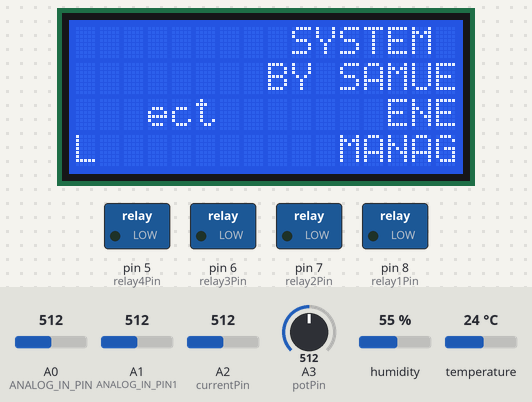
Simulated run of this sketch. Board: Arduino Uno, built with avr-gcc and run on an emulated ATmega328P. On the bench: 16×4 character LCD, switched loads named in the sketch (green lamp = pin HIGH). Inputs (shaded band) come from the test bench; at power-on: A3 (potPin) = 512, A0 (ANALOG_IN_PIN) = 512, A2 (currentPin) = 512, A1 (ANALOG_IN_PIN1) = 512, humidity 55 %, temperature 24 °C. The modem accepts every AT command (registered, SIM ready, sends succeed) and sends nothing else; what the sketch prints to the serial monitor is not drawn.

Above: at 5.0 s.
At 14.3 s:
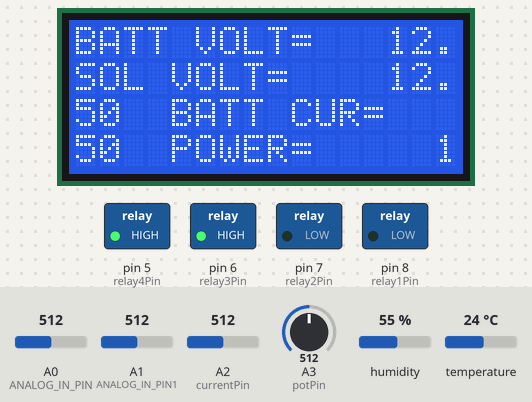
14.4 s: A3 (potPin) set to 491
At 16.1 s:
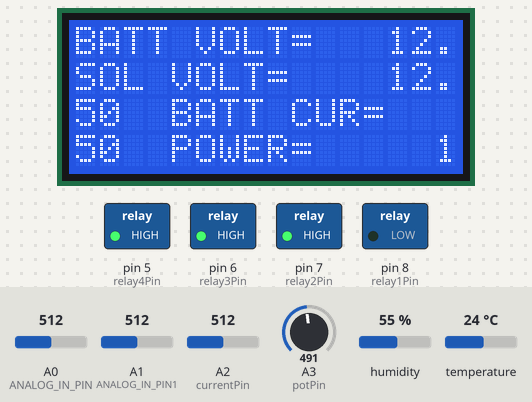
16.8 s: A3 (potPin) set to 414
23.8 s: A3 (potPin) set to 391
At 31.1 s:
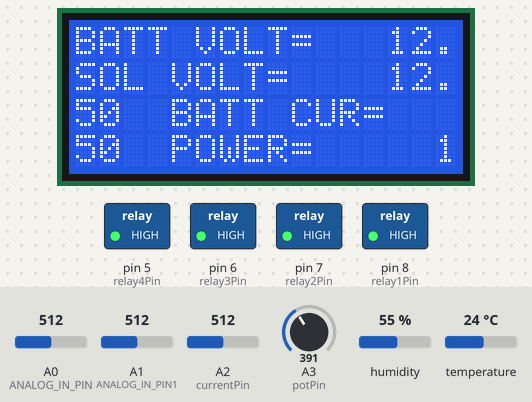
31.4 s: A0 (ANALOG_IN_PIN) set to 490
At 36.6 s:
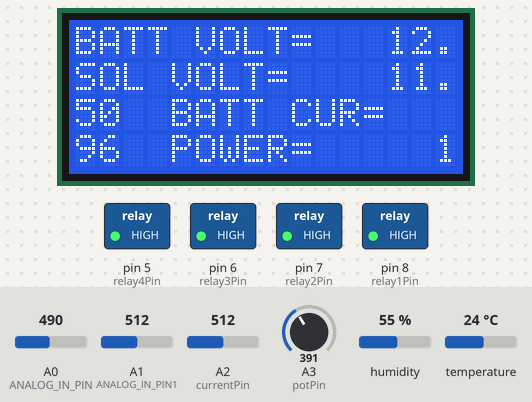
37.1 s: A2 (currentPin) set to 490
44.4 s: A1 (ANALOG_IN_PIN1) set to 710
At 50.5 s:
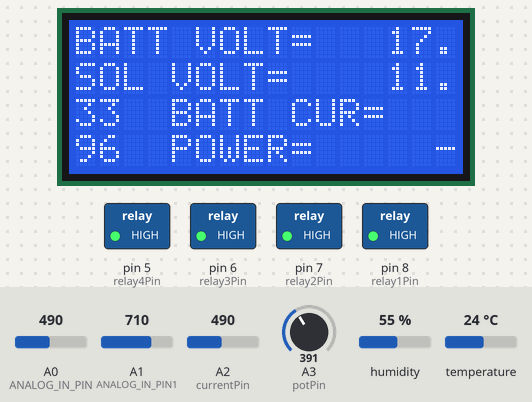
Timing chart, 0 to 52.0 s (numbered marks = the images above; inputs shaded):
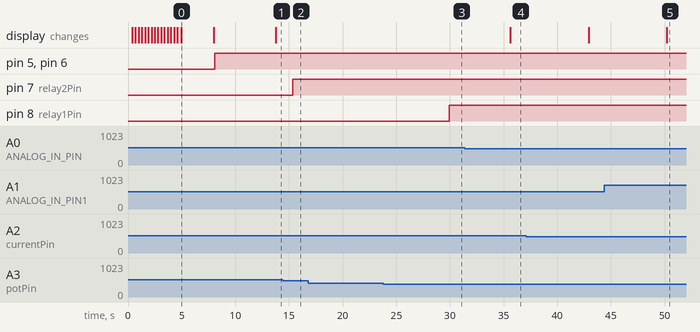

Measured:
- the behaviour switches between 500 and 499 on A3 (potPin) (found by bisection; images 1 and 2)
- the behaviour switches between 400 and 399 on A3 (potPin) (found by bisection; images 2 and 3)
- after the input at 14.4 s, pin 7 (relay2Pin): LOW → HIGH after 0.96 s
- after the input at 16.8 s, every drawn part: stays the same
- after the input at 23.8 s, pin 8 (relay1Pin): LOW → HIGH after 6.1 s
- after the input at 31.4 s, the display: changes after 4.2 s (image 4)
- after the input at 44.4 s, the display: changes after 5.8 s (image 5)
- what the display in image 0 shows lasts 3.0 s, from 5.0 s to 8.0 s

The sketch:

EMSFirmwarev1.2.ino
```cpp
//=====================================================================//
//                                                                     //
//         Solar Energy Management System(EMS) V1.2 Firmware           //
//                                                                     //
//               Developed by Igbaroola Samuel Adebayo                 //
//                                                                     //
//=====================================================================//

#include <LiquidCrystal_I2C.h>
#include <Wire.h>
#include <BH1750.h>
#include <dht.h>
#include <SoftwareSerial.h>

LiquidCrystal_I2C lcd(0x27, 2, 1, 0, 4, 5, 6, 7, 3, POSITIVE);
const int potPin = A3;    // Analog input pin for potentiometer
const int relay1Pin = 8;  // Replace with your actual relay pin numbers
const int relay2Pin = 7;
const int relay3Pin = 6;
const int relay4Pin = 5;

BH1750 lightMeter(0x23);

const int currentPin = A2;
int sensitivity = 66;
int adcValue = 0;
int offsetVoltage = 2500;
double adcVoltage = 0;
double currentValue = 0;
// Define analog input
#define ANALOG_IN_PIN A0
#define ANALOG_IN_PIN1 A1
// Floats for ADC voltage & Input voltage
float adc_voltage = 0.0;
float in_voltage = 0.0;
float adc_voltage1 = 0.0;
float in_voltage1 = 0.0;

// Floats for resistor values in divider (in ohms)
float R1 = 30000.0;
float R2 = 7500.0;

// Float for Reference Voltage
float ref_voltage = 5.0;

// Integer for ADC value
int adc_value = 0;

dht DHT;
#define DHT11_PIN 4

#define RX 2 // TX of esp8266 in connected with Arduino pin 2
#define TX 3 // RX of esp8266 in connected with Arduino pin 3

String WIFI_SSID = "MACBOOK PRO MAX";    // WIFI NAME
String WIFI_PASS = "Airdrop2Me";    // WIFI PASSWORD
String API = "DRVHSSTV8TJFS8FC";    // Write API KEY
String HOST = "api.thingspeak.com";
String PORT = "80";

int countTrueCommand;
int countTimeCommand;
boolean found = false;

SoftwareSerial esp8266(RX,TX);

void setup() {
  Serial.begin(9600);
  lcd.begin(16, 4);
  lcd.clear();

   // Scroll "Final Year Project" on the first line
  lcd.setCursor(0, 2);
  lcd.print("Final Year Project");
  for (int i = 0; i < 16; i++) {
    lcd.scrollDisplayLeft();
    delay(300); // Adjust the delay for scroll speed
  }

  // Display "ENERGY MANAGEMENT SYSTEM BY SAMUEL"
  lcd.setCursor(0,0);
  lcd.print("     ENERGY   ");
  lcd.setCursor(0,1);
  lcd.print("   MANAGEMENT    ");
  lcd.setCursor(0,2);
  lcd.print("     SYSTEM    ");
  lcd.setCursor(0,3);
  lcd.print("    BY SAMUEL   ");

  // Delay to allow reading the initial message
  delay(3000); // 3 seconds delay

  // Clear the LCD and display the next message
  lcd.clear();
  lcd.setCursor(0, 1);
  lcd.print(" SUPERVISED BY ");
  lcd.setCursor(0, 2);
  lcd.print("  DR. SOMEFUN   ");

  esp8266.begin(115200);
  sendCommand("AT", 5, "OK");
  sendCommand("AT+CWMODE=1", 5, "OK");
  sendCommand("AT+CWJAP=\"" + WIFI_SSID + "\",\"" + WIFI_PASS + "\"", 20, "OK");

  pinMode(relay1Pin, OUTPUT);
  pinMode(relay2Pin, OUTPUT);
  pinMode(relay3Pin, OUTPUT);
  pinMode(relay4Pin, OUTPUT);
  Wire.begin();

  if (lightMeter.begin(BH1750::CONTINUOUS_HIGH_RES_MODE)) {
    Serial.println(F("BH1750 Advanced begin"));
  } else {
    Serial.println(F("Error initializing BH1750"));
  }
}

void loop() {
  int potValue = analogRead(potPin);
  if (potValue >= 700) {
    digitalWrite(relay1Pin, LOW);
    digitalWrite(relay2Pin, LOW);
    digitalWrite(relay3Pin, LOW);
    digitalWrite(relay4Pin, LOW);
  } else if (potValue >= 600) {
    digitalWrite(relay1Pin, LOW);
    digitalWrite(relay2Pin, LOW);
    digitalWrite(relay3Pin, LOW);
    digitalWrite(relay4Pin, HIGH);
  } else if (potValue >= 500) {
    digitalWrite(relay1Pin, LOW);
    digitalWrite(relay2Pin, LOW);
    digitalWrite(relay3Pin, HIGH);
    digitalWrite(relay4Pin, HIGH);
  } else if (potValue >= 400) {
    digitalWrite(relay1Pin, LOW);
    digitalWrite(relay2Pin, HIGH);
    digitalWrite(relay3Pin, HIGH);
    digitalWrite(relay4Pin, HIGH);
  } else {
    digitalWrite(relay1Pin, HIGH);
    digitalWrite(relay2Pin, HIGH);
    digitalWrite(relay3Pin, HIGH);
    digitalWrite(relay4Pin, HIGH);
  }
  delay(100);

  int sensorValue = analogRead(A3);
  delay(500);
  Serial.print("VOLTAGE=");
  Serial.println(sensorValue);
  delay(1000);

  adcValue = analogRead(currentPin);
  adcVoltage = (adcValue / 1024.0) * 5200;
  currentValue = ((adcVoltage - offsetVoltage) / sensitivity);
  delay(2000);
  Serial.print("\t Current = ");
  Serial.println(currentValue, 3);

  adc_value = analogRead(ANALOG_IN_PIN);
  adc_voltage = (adc_value * ref_voltage) / 1024.0;
  in_voltage = adc_voltage * (R1 + R2) / R2;
  Serial.print("Input Voltage = ");
  Serial.println(in_voltage, 2);
  delay(500);

  adc_value = analogRead(ANALOG_IN_PIN1);
  adc_voltage1 = (adc_value * ref_voltage) / 1024.0;
  in_voltage1 = adc_voltage1 * (R1 + R2) / R2;
  Serial.print("Input Voltage = ");
  Serial.println(in_voltage1, 2);
  delay(500);

  int chk = DHT.read11(DHT11_PIN);
  Serial.print("Temperature = ");
  Serial.println(DHT.temperature);
  Serial.print("Humidity = ");
  Serial.println(DHT.humidity);
  delay(1000);

  float SOLARVOL =  in_voltage;
  float BATTERYVOL =  in_voltage1;
  float temp = DHT.temperature;
  float hum = DHT.humidity;
  float BATTERYCURRENT = currentValue;

  // Calculate power
  float power = BATTERYVOL * BATTERYCURRENT;

  lcd.clear();
  lcd.setCursor(0, 0);
  lcd.print("BATT VOLT=   ");
  lcd.print(BATTERYVOL);
  lcd.setCursor(0, 1);
  lcd.print("SOL VOLT=    ");
  lcd.print(SOLARVOL);
  lcd.setCursor(0, 2);
  lcd.print("BATT CUR=    ");
  lcd.print(BATTERYCURRENT);
  lcd.setCursor(0, 3);
  lcd.print("POWER=     ");
  lcd.print(power);

  // Send data to ThingSpeak
  String getData = "GET /update?api_key=" + API + "&field1=" + SOLARVOL + "&field2=" + BATTERYVOL + "&field3=" + BATTERYCURRENT + "&field4=" + temp + "&field5=" + hum + "&field6=" + power;
  sendCommand("AT+CIPMUX=1", 5, "OK");
  sendCommand("AT+CIPSTART=0,\"TCP\",\"" + HOST + "\"," + PORT, 15, "OK");
  sendCommand("AT+CIPSEND=0," + String(getData.length() + 4), 4, ">");
  esp8266.println(getData);
  delay(1500);
  countTrueCommand++;
  sendCommand("AT+CIPCLOSE=0", 5, "OK");
}

void sendCommand(String command, int maxTime, char readReplay[]) {
  Serial.print(countTrueCommand);
  Serial.print(". at command => ");
  Serial.print(command);
  Serial.print(" ");
  while (countTimeCommand < (maxTime * 1)) {
    esp8266.println(command);
    if (esp8266.find(readReplay)) {
      found = true;
      break;
    }
    countTimeCommand++;
  }
  if (found == true) {
    Serial.println("OK");
    countTrueCommand++;
    countTimeCommand = 0;
  }
  if (found == false) {
    Serial.println("Fail");
    countTrueCommand = 0;
    countTimeCommand = 0;
  }
  found = false;
}
```
